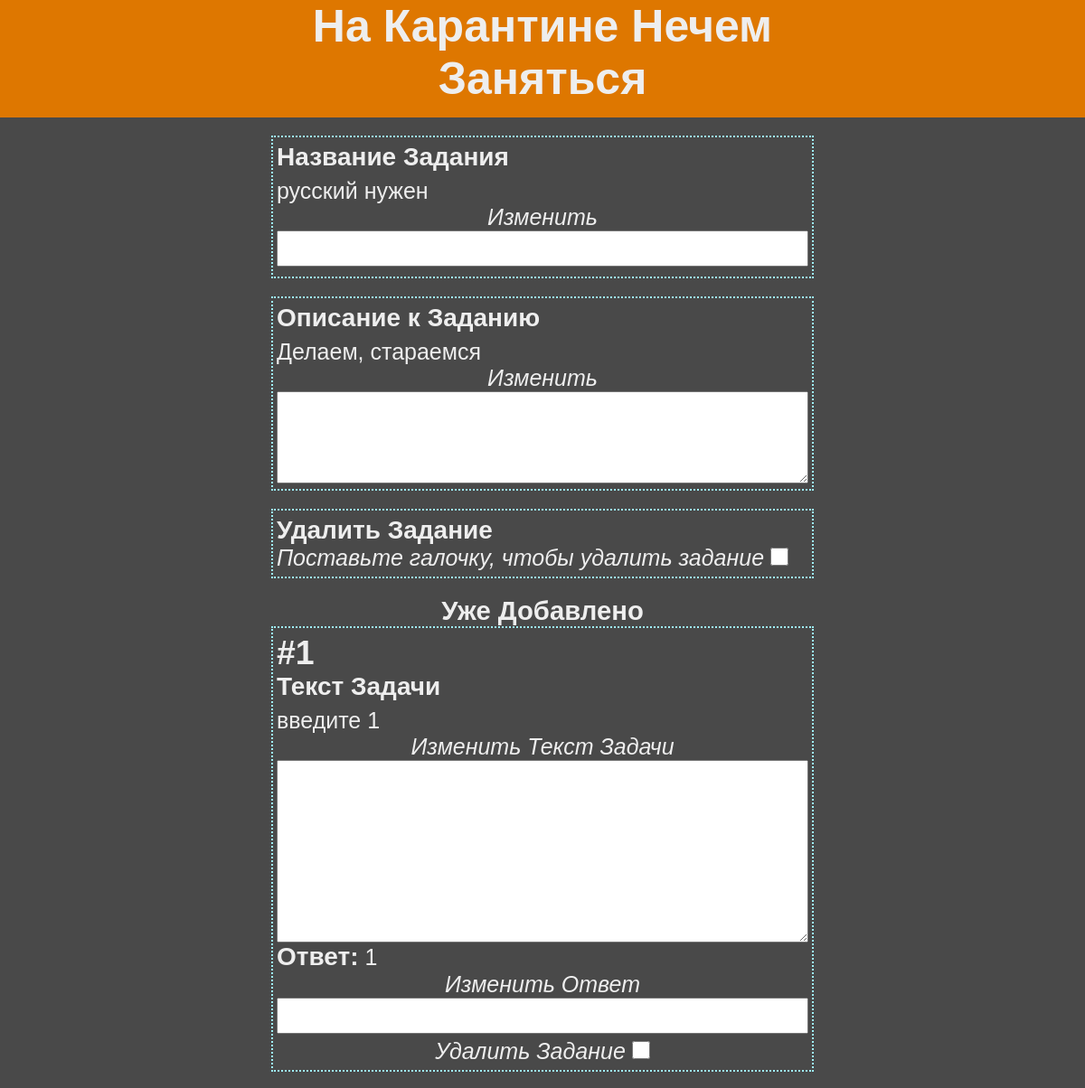
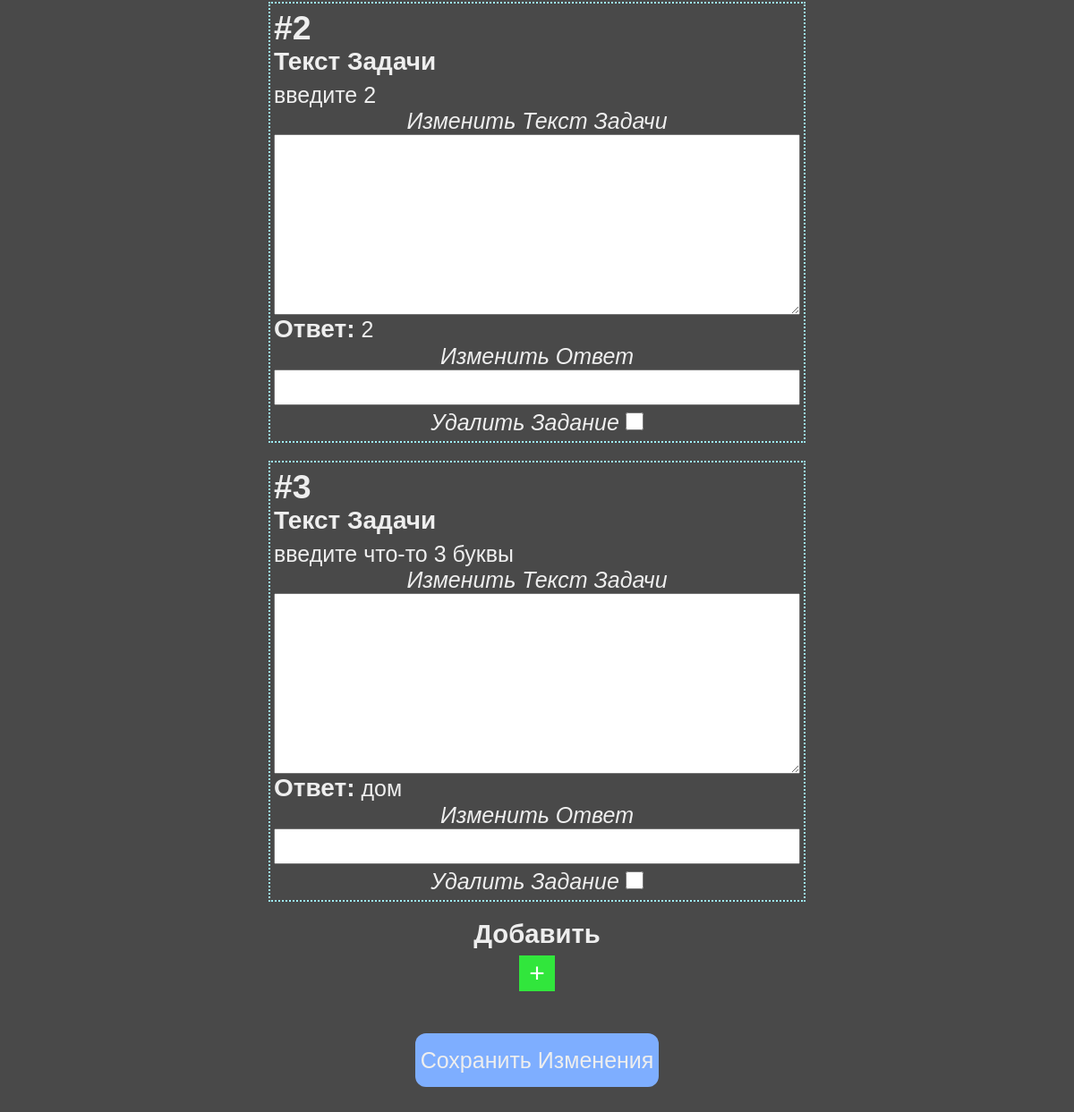
/task/1, run on the app's committed database (2 pictures, top to bottom).
### data/task.py (models this page shows, shortened)
class Task(SqlAlchemyBase, SerializerMixin):
    __tablename__ = "tasks"
    id = sa.Column(sa.Integer,
                   primary_key=True,
                   autoincrement=True)
    name = sa.Column(sa.String, default="Задание Без Названия")
    created_time = sa.Column(sa.DateTime,
                             default=datetime.datetime.now)
    description = sa.Column(sa.String, default="""Описания нет :-( <br/>
                                                  Должно быть вы знаете, что делать""")
    user_id = sa.Column(sa.Integer, sa.ForeignKey("users.id"))
    deadlines = sa.orm.relationship("Deadline",
                                    backref="task",
                                    lazy="subquery")
    problems = sa.orm.relationship("Problem",
                                    backref="task",
                                    lazy="subquery")

### data/problem.py (models this page shows)
class Problem(SqlAlchemyBase, SerializerMixin):
    __tablename__ = "problems"
    id = sa.Column(sa.Integer,
                   primary_key=True,
                   autoincrement=True)
    text = sa.Column(sa.String)
    answer = sa.Column(sa.String)
    task_id = sa.Column(sa.Integer, sa.ForeignKey("tasks.id"))

### main.py (the view, shortened to what this page needs)
@app.route("/task/<int:id>", methods=["GET", "POST"])
def manage_task(id):
    if request.method == "GET":
        sql = db.create_session()
        task = sql.query(db.Task).get(id)
        task_data = task.to_dict(only=("name", "description"))
        problems = [p.to_dict(only=("id", "text", "answer")) for p in task.problems]
        sql.close()
        return render_template("manageTask.html", data=task_data, problems=problems)

### data/db_session.py (called while the page is built)
def create_session() -> Session:
    global __factory
    return __factory()

### templates/manageTask.html (shortened to what this page needs)
{% extends "/j2/base.j2" %}
{% block head %}
<link rel="stylesheet" type="text/css" href="/static/css/taskNgroup.css">
<link rel="stylesheet" type="text/css" href="/static/css/manageTask.css">
{% endblock %}
{% block body_content %}
	<form class="baseform" method="post">
		<div class="container">
			<div class="item">
				<label class="itemTitle">Название Задания</label>
				<label class="current">{{ data['name'] }}</label>
				<label class="edit">Изменить</label>
				<input class="fieldInput" type="text" name="Name">
			</div>
			<div class="item">
				<label class="itemTitle">Описание к Заданию</label>
				<label class="current">{{ data['description']|safe }}</label>
				<label class="edit">Изменить</label>
				<textarea name="Desc" rows="5"></textarea>
			</div>
			<div class="item">
				<label class="itemTitle">Удалить Задание</label>
				<div>
					<label class="edit">Поставьте галочку, чтобы удалить задание</label>
					<input class="checkBox" type="checkbox" name="remove">
				</div>
			</div>
			<div class="container">
				<h3>Уже Добавлено</h3>
			</div>
			{% if problems|length() != 0 %}
				<div id="problems" class="container">
					{% for p in problems %}
						<div class="item">
							<h2>#{{ loop.index }}</h2>
							<label class="itemTitle">Текст Задачи</label>
							<p class="current para">
								{{ p['text']|safe }}
							</p>
							<label class="edit">Изменить Текст Задачи</label>
							<textarea name="t{{ p['id'] }}" rows="10"></textarea>
							<div class="ans">
								<label class="itemTitle">Ответ:</label>
								<label class="current">{{ p['answer'] }}</label>
							</div>
							<label class="edit">Изменить Ответ</label>
							<input class="fieldInput" type="text" name="a{{ p['id'] }}">
							<div class="edit">
								<label class="edit">Удалить Задание</label>
								<input class="checkBox" type="checkbox" name="d{{ p['id'] }}">
							</div>
						</div>
					{% endfor %}
				</div>
			{% else %}
				<div id="problems" class="container"></div>
				<div class="container">
					<h5 class="listEmpty">Задач нет</h5>
				</div>
			{% endif %}
			<div class="container">
				<h3>Добавить</h3>
			</div>
			<button class="plusBtn" id="addProblem" type="button">+</button>
			<button class="submitBtn">Сохранить Изменения</button>
		</div>
	</form>
{% endblock %}

### static/css/master.css (style rules this page uses)
* { margin: 0; padding: 0; box-sizing: border-box; }
body { background-color: #494949; font-family: sans-serif; color: #eeeeee; font-size: 25px; margin-bottom: 40vh }
.container { display: flex; flex-direction: column; align-items: center; width: 100%; }
.submitBtn { background-color: #7eaeff; color: inherit; border: 0; border-radius: 12px; padding: 9px 6px; height: 60px; align-self: center; font-size: 25px; }
.fieldInput { width: 100%; height: 40px; font-size: 25px; margin-bottom: 5px; }
.checkBox { width: 20px; height: 20px; }

### static/css/taskNgroup.css (style rules this page uses)
.item { display: flex; flex-direction: column; align-items: flex-start; width: 65%; margin-bottom: 20px; border: 2px dotted #9ef2ff; padding: 6px 4px; }
.itemTitle { font-weight: bold; font-size: 28px; }
.current { margin-top: 7px; }
.edit { font-style: italic; align-self: center; }
.plusBtn { height: 40px; width: 40px; font-size: 30px; text-align: center; align-self: center; margin: 7px 0; background-color: #31e63c; border: 0; color: white }
.checkBox { width: 20px; height: 20px; }

### static/css/manageTask.css (style rules this page uses)
textarea { width: 100%; font-size: 18px; }
.ans { display: inline-block; }
.item { width: 50%; }
.submitBtn { margin-top: 40px; }

### data on the page
Task: name "русский нужен", description "Делаем, стараемся"
Problem: text "введите 1", answer "1"
Problem: text "введите 2", answer "2"
Problem: text "введите что-то 3 буквы", answer "дом"
